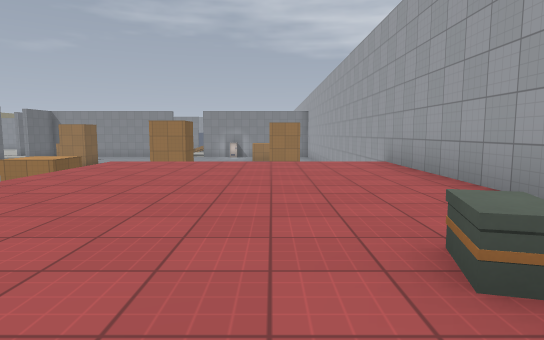
[1] (above)

24 first-person views from a walk through a Godot game level. The camera is 1.2 m above the floor, tilts 6° down and sees 75° across. The floor is counted in squares, 2 m on a side. Each view is taken from the middle of a square. On the plan, view 1 faces up. The plan holds only what a view shows up to about 10 squares ahead; the rest is blank. The place goes on beyond the plan. Surface patterns are stand-ins for the level's own textures.

[2]
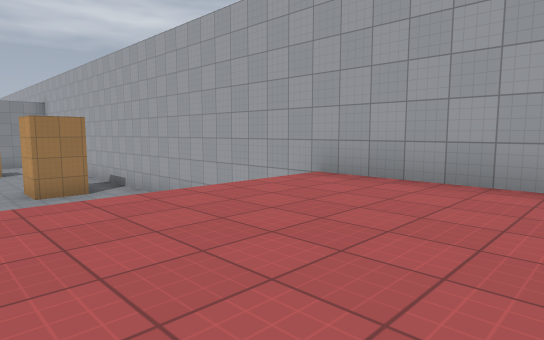

[3]
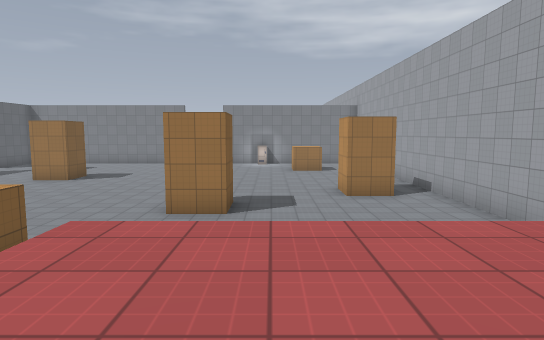

[4]
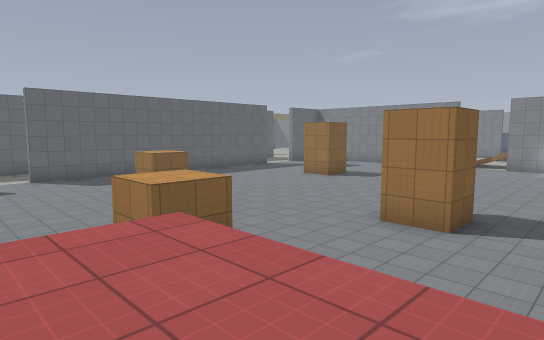

[5]
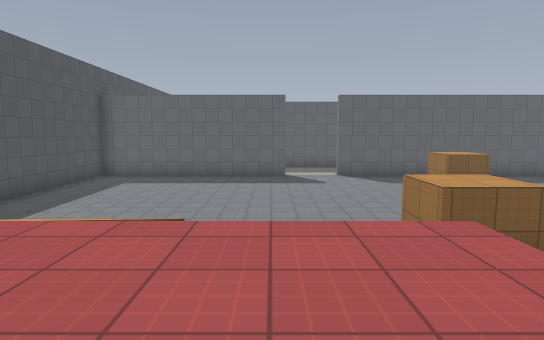

[6]
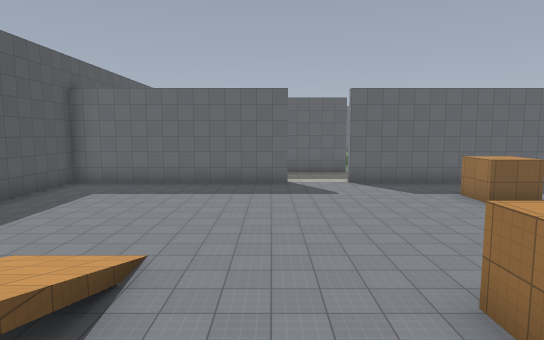

[7]
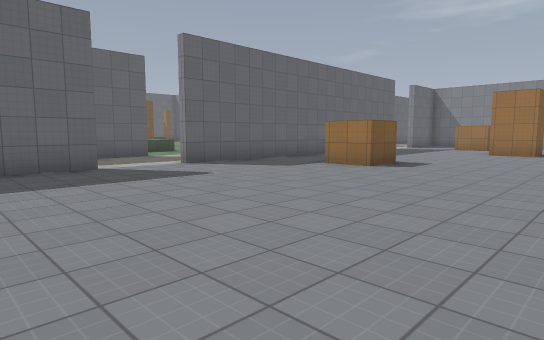

[8]
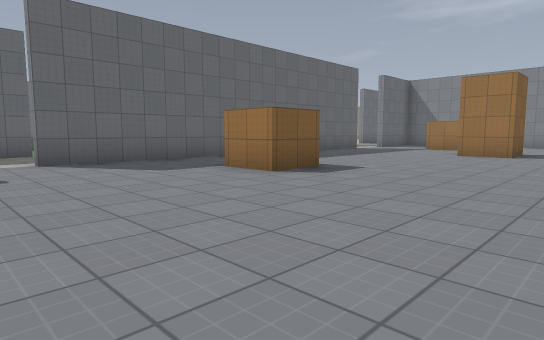

[9]
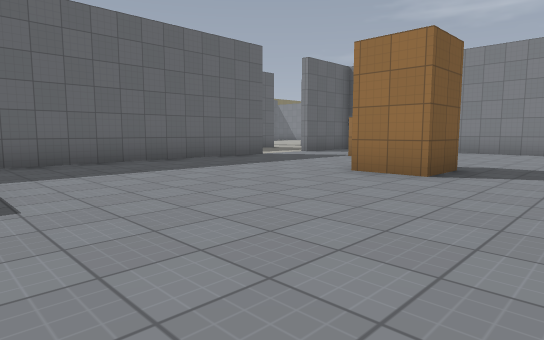

[10]
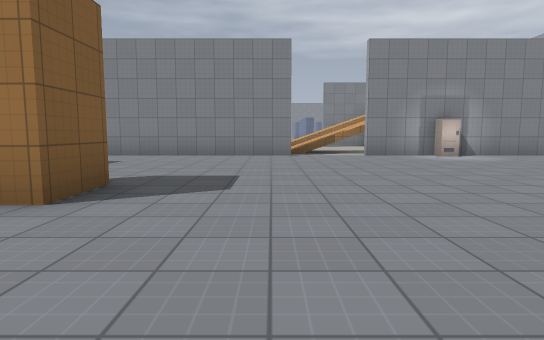

[11]
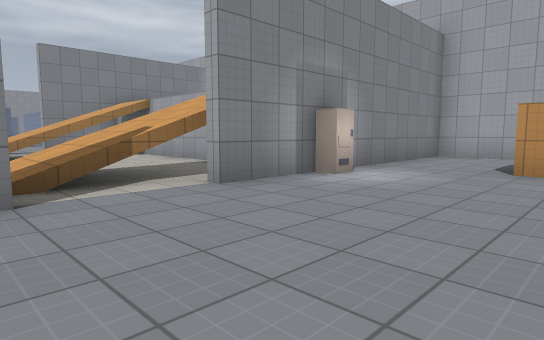

[12]
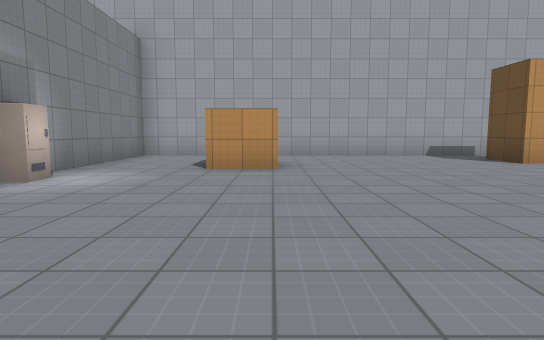

[13]
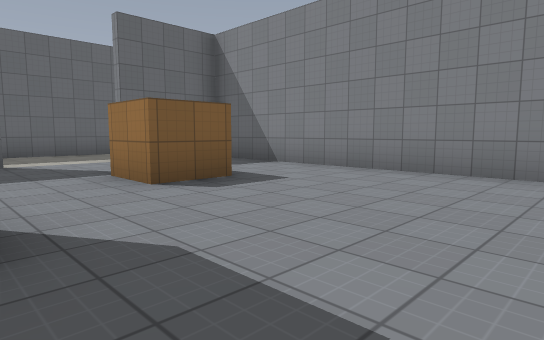

[14]
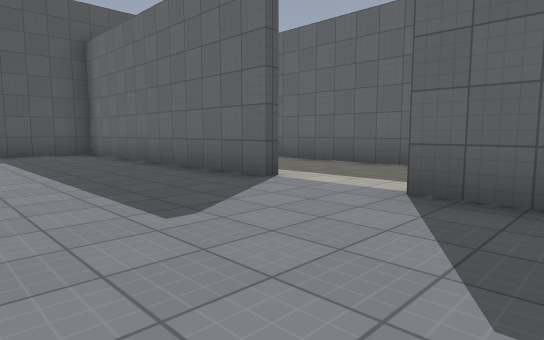

[15]
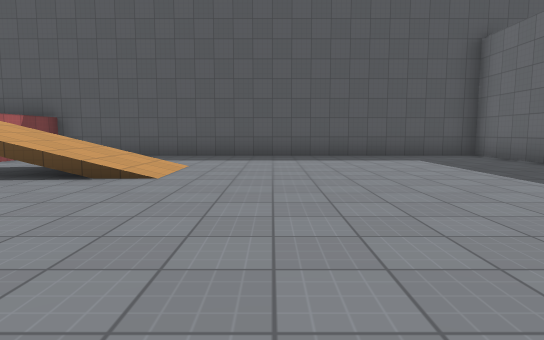

[16]
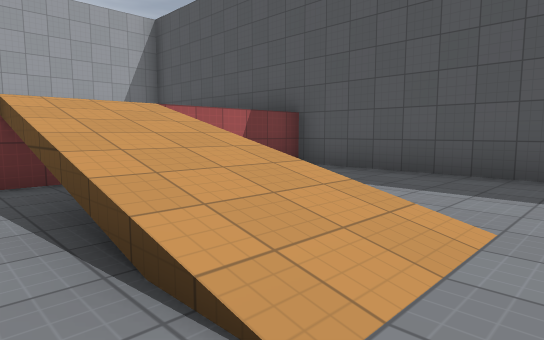

[17]
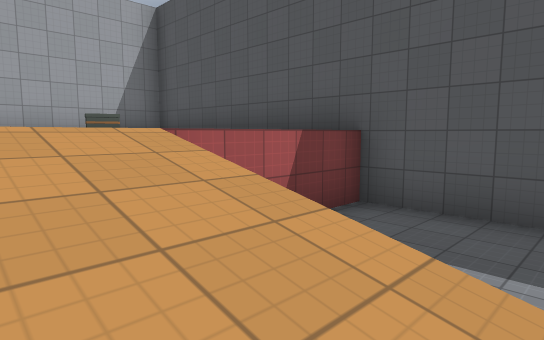

[18]
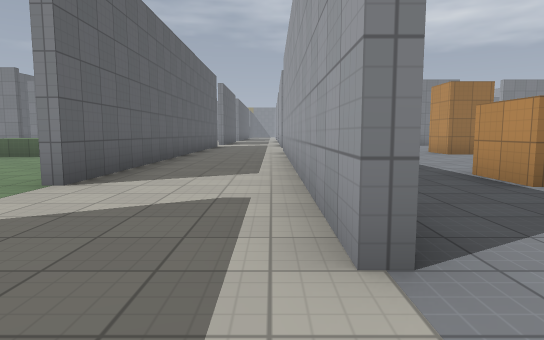

[19]
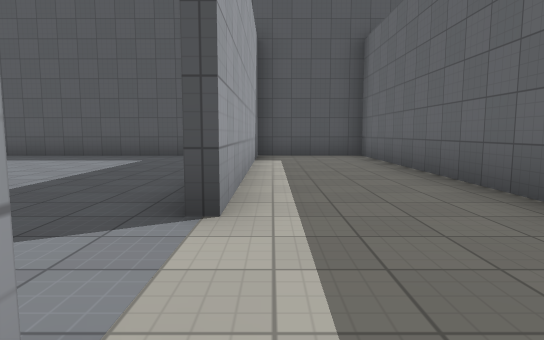

[20]
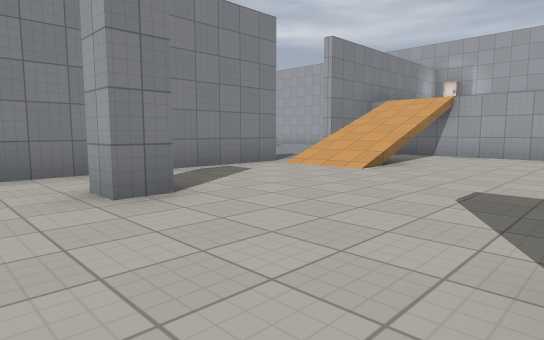

[21]
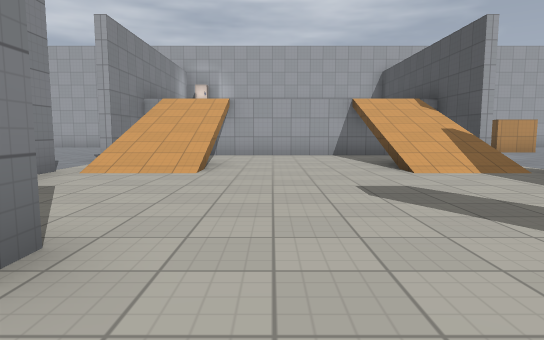

[22]
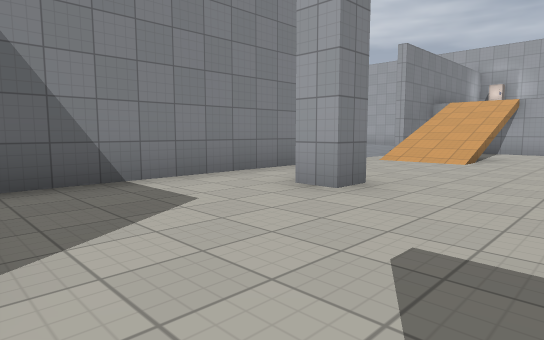

[23]
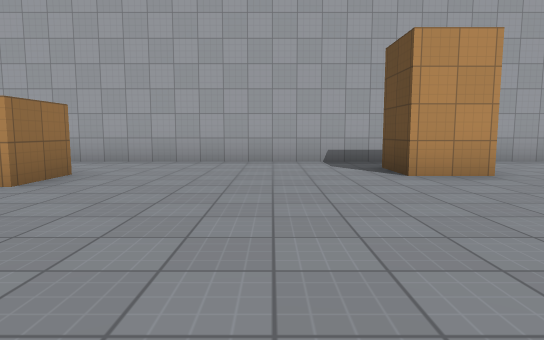

[24]
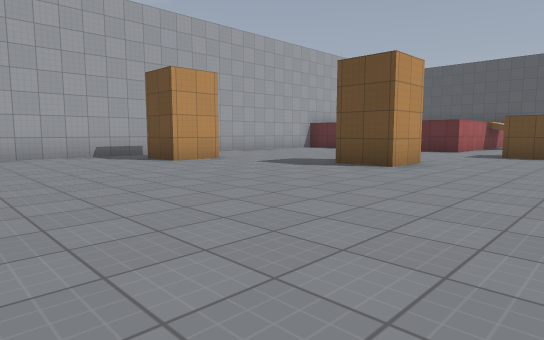

### Floor plan
Key: @ floor where view 1 was taken; # wall or solid block; x gap in a wall; . main floor; : floor 2 m higher than the main floor; / step, stairs or slope; C crate; O other object.
Columns run from 20 left of view 1 to 3 right of it. Each row starts with its distance up from view 1.
 33                ..
 32        #######...
 31        ......#xx###
 30        ...#...///.#
 29        .......///.#
 28        ...........#
 27       ............#
 26         .  ...///.#
 25            ...///.#
 24       ########//########
 23       #...........O....#
 22    #    ...............#
 21    #..   #.........#  .#
 20    #....##.........##..#
 19    #..#................#
 18    #  #... #...........#
 17    #..#...##...........#
 16    #..#................#
 15    #..#.............##.#
 14 .. #..#.............##.#
 13 .. #..#.........##.....#
 12  ..#..#.##......##.....#
 11   .#..#.##.............#
 10   ....#.............   #
  9    #..#.......##..     #
  8    #..........##.      #
  7    #...........  ::::::#
  6    #..#........  ::::::#
  5    #..#..........::::::#
  4    #..#......////::::::#
  3    #..#......////::::::#
  2    #..#.......... :::C #
  1    #..#..........  ::: #
  0    #..#..........:  @  #
 -1    ####################

Positions as (right, up) in squares from view 1, and headings:
1: (0, 0), facing up
2: (-2, 4), facing up-right
3: (-2, 5), facing up
4: (-1, 6), facing up-left
5: (-1, 6), facing left
6: (-3, 6), facing left
7: (-7, 4), facing up-left
8: (-7, 7), facing up-left
9: (-7, 12), facing up-left
10: (-7, 14), facing up
11: (-7, 20), facing up-right
12: (-7, 20), facing right
13: (-7, 18), facing up-left
14: (-11, 10), facing down-left
15: (-9, 9), facing down
16: (-8, 5), facing down-right
17: (-6, 4), facing down-right
18: (-15, 7), facing up
19: (-15, 9), facing down
20: (-12, 26), facing up-right
21: (-12, 28), facing right
22: (-14, 27), facing up-right
23: (-5, 17), facing right
24: (-7, 19), facing down-right
